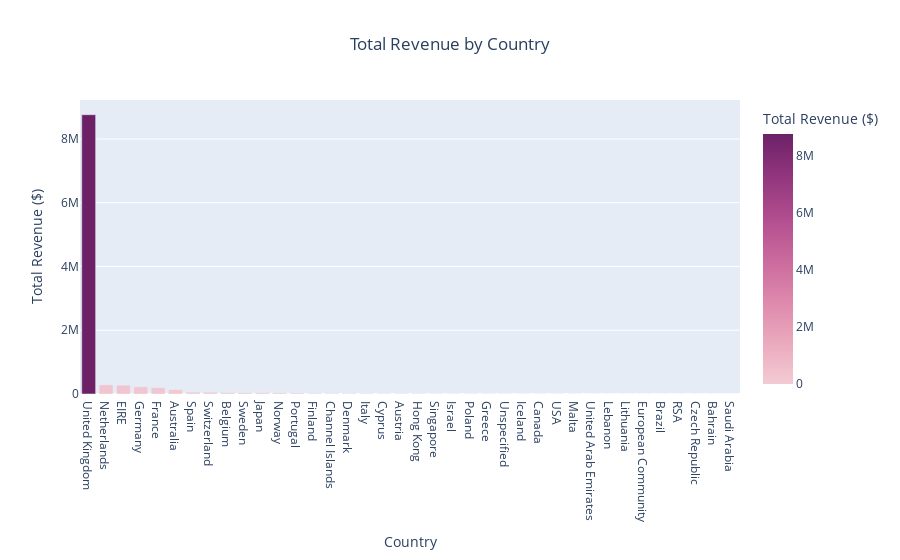

Write notebook code for a chart like this one.
### Code cell
# Membuat grafik total kumulatif revenue per negara
fig = px.bar(rev_country, x=rev_country['Country'], y=rev_country['Total Revenue ($)'],
             title = 'Total Revenue by Country',
             color = rev_country['Total Revenue ($)'],
             color_continuous_scale = 'Magenta')
fig.update_layout(title_x = 0.5)

### Figure 1 — Plotly figure (JSON) as saved in the notebook; plotly's stock layout.template omitted (floating-point values rounded to 4 significant figures)
{"data": [{"alignmentgroup": "True", "hovertemplate": "Country=%{x}<br>Total Revenue ($)=%{marker.color}<extra></extra>", "legendgroup": "", "marker": {"color": [8761000.0, 285400.0, 276100.0, 226400.0, 200133, 138500.0, 61560.0, 57070.0, 41200.0, 38340.0, 37420.0, 35330.0, 29460.0, 21990.0, 20150.0, 18960.0, 17480.0, 13180.0, 10200.0, 9919.0, 9120.0, 8129.0, 7335.0, 4761.0, 4741.0, 4310, 3666.0, 3580.0, 2726.0, 1902.0, 1694.0, 1661.0, 1300.0, 1144.0, 1002.0, 826.7, 754.1, 145.9], "coloraxis": "coloraxis", "pattern": {"shape": ""}}, "name": "", "offsetgroup": "", "orientation": "v", "showlegend": false, "textposition": "auto", "type": "bar", "x": ["United Kingdom", "Netherlands", "EIRE", "Germany", "France", "Australia", "Spain", "Switzerland", "Belgium", "Sweden", "Japan", "Norway", "Portugal", "Finland", "Channel Islands", "Denmark", "Italy", "Cyprus", "Austria", "Hong Kong", "Singapore", "Israel", "Poland", "Greece", "Unspecified", "Iceland", "Canada", "USA", "Malta", "United Arab Emirates", "Lebanon", "Lithuania", "European Community", "Brazil", "RSA", "Czech Republic", "Bahrain", "Saudi Arabia"], "xaxis": "x", "y": [8761000.0, 285400.0, 276100.0, 226400.0, 200133, 138500.0, 61560.0, 57070.0, 41200.0, 38340.0, 37420.0, 35330.0, 29460.0, 21990.0, 20150.0, 18960.0, 17480.0, 13180.0, 10200.0, 9919.0, 9120.0, 8129.0, 7335.0, 4761.0, 4741.0, 4310, 3666.0, 3580.0, 2726.0, 1902.0, 1694.0, 1661.0, 1300.0, 1144.0, 1002.0, 826.7, 754.1, 145.9], "yaxis": "y"}], "layout": {"barmode": "relative", "coloraxis": {"colorbar": {"title": {"text": "Total Revenue ($)"}}, "colorscale": [[0, "rgb(243, 203, 211)"], [0.1667, "rgb(234, 169, 189)"], [0.3333, "rgb(221, 136, 172)"], [0.5, "rgb(202, 105, 157)"], [0.6667, "rgb(177, 77, 142)"], [0.8333, "rgb(145, 53, 125)"], [1, "rgb(108, 33, 103)"]]}, "legend": {"tracegroupgap": 0}, "title": {"text": "Total Revenue by Country", "x": 0.5}, "xaxis": {"anchor": "y", "domain": [0, 1], "title": {"text": "Country"}}, "yaxis": {"anchor": "x", "domain": [0, 1], "title": {"text": "Total Revenue ($)"}}}}
